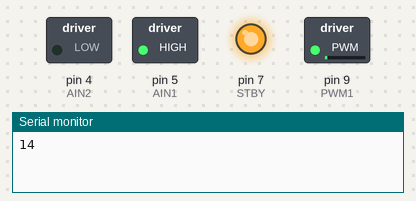
Bench run of a sketch on a simulated Arduino Uno, built with avr-gcc and run on an emulated ATmega328P. Parts: switched loads named in the sketch (green lamp = pin HIGH), output pins drawn as LEDs (lit = HIGH), the last lines printed to the serial monitor.

Above: at 0.1 s.
At 39.75 s:
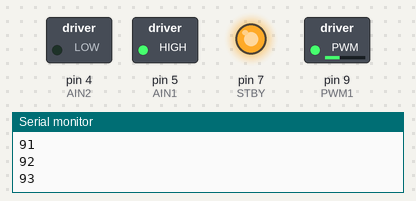
Timing chart, 0 to 40.0 s (numbered marks = the images above):
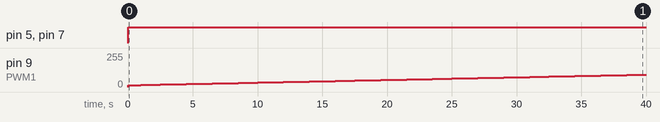

Measured:
- by itself, pin 5 (AIN1), pin 7 (STBY): LOW → HIGH at 0.00 s
- by itself, pin 9 (PWM1): moves from 0/255 to 93/255 over 39.5 s

The sketch:

motordriver_check_1_motor.ino
```cpp
/*
  TB6612FNG-Dual-Driver
  made on 28 oct 2020
  by Amir Mohammad Shojaee @ Electropeak
  Home

*/

#define PWM1 9
#define AIN1 5
#define AIN2 4
#define STBY 7


int out;

void setup() {
  Serial.begin(9600);
  pinMode(PWM1, OUTPUT);
  pinMode(AIN1, OUTPUT);
  pinMode(AIN2, OUTPUT);
  pinMode(STBY, OUTPUT);
}

void loop() {

  digitalWrite(AIN1, HIGH); //Motor A Rotate Clockwise
  digitalWrite(AIN2, LOW);
  digitalWrite(STBY, HIGH);

  for (int i = 14 ; i <= 240; i++) {
    out = i ;
    Serial.println(out);
    analogWrite(PWM1, out); //Speed control of Motor A
    delay(500);
  }
}
```
